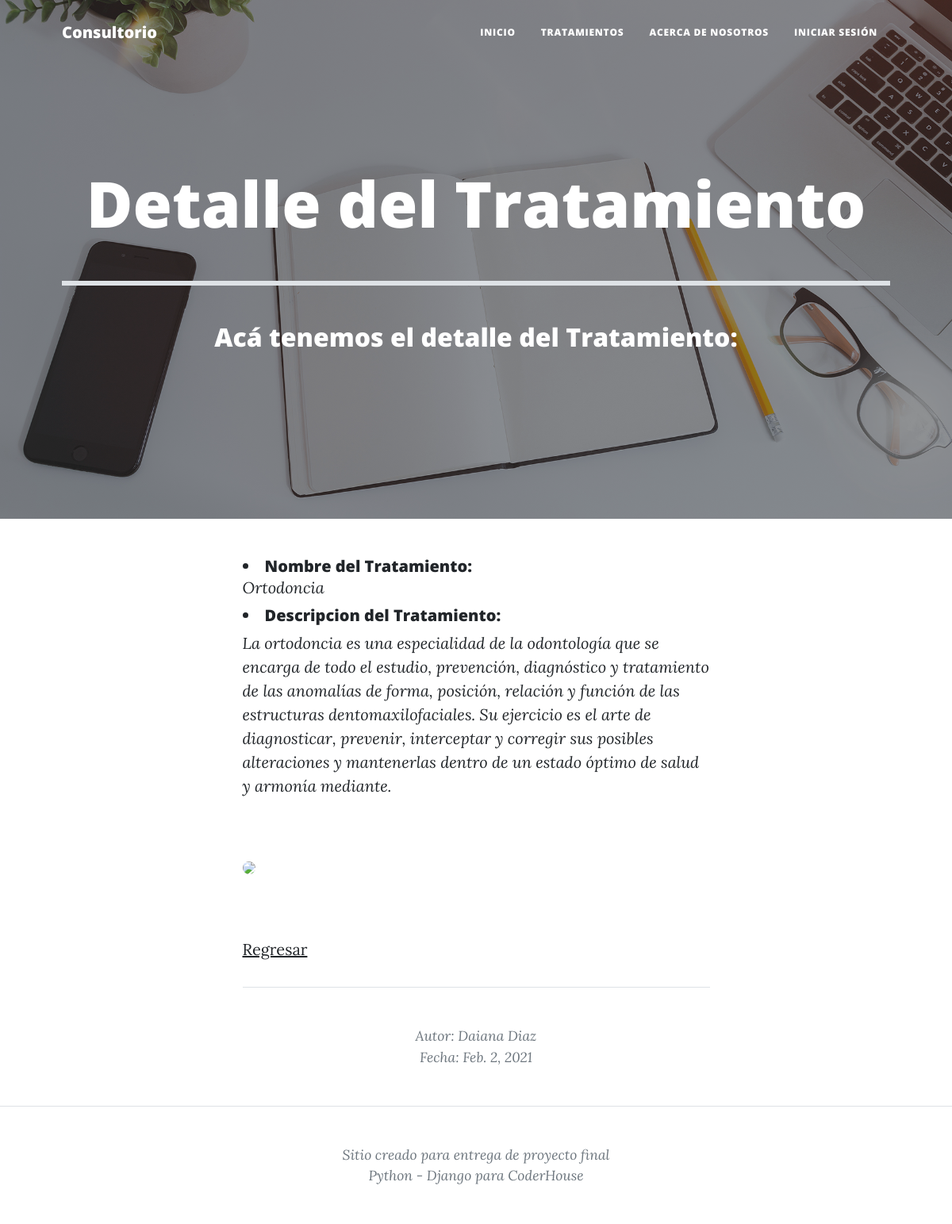
The app's page /pages/1 with its own data.
### paginas/models.py (models this page shows)
class TratamientoOdontologico(models.Model):
    tratamiento = models.CharField(max_length=40)
    contenido = models.CharField(max_length=400)
    autor = models.CharField(max_length=40)
    fecha = models.DateField()

### paginas/views.py (the view)
# urls.py: re_path(r'^(?P<pk>\d+)$', views.TratamientosOdontologicosDetalle.as_view(), name='detalleTratamientos'),
class TratamientosOdontologicosDetalle(DetailView):
    model = TratamientoOdontologico
    template_name = "paginas/detalleTratamientos.html"

### paginas/templates/paginas/detalleTratamientos.html (shortened to what this page needs)
{% extends "paginas/padre.html" %}
{% load static %}
        {% block titulo %}
            <h1 class="mb-1">Detalle del Tratamiento</h1>
            <br>
            <hr size="8px" color="black" />
            <br>
            <h2>Acá tenemos el detalle del Tratamiento:</h2>
        {% endblock %}
        {% block contenido %}
          <h5 class="my-0 py-0"><li>Nombre del Tratamiento:</li></h5>  <i> {{ tratamientoodontologico.tratamiento }}</i>
          <h5 class="my-2"><li>Descripcion del Tratamiento:</li></h5>  <i> {{ tratamientoodontologico.contenido }}</i></p>
          {% if tratamientoodontologico.tratamiento == "Ortodoncia" %}
          <div class="col-4">
            <img class="img-fluid rounded-circle py-5" src="https://www.teeth22.com/wp-content/uploads/2018/11/cuidar-los-dientes-durante-tratamiento-ortodoncia-1024x511.jpg" />
          </div>
          {% endif %}
          <p>
            <a href="{% url 'listaTratamientos' %}">Regresar</a>
          </p>
          <footer class="border-top">
            <div class="container px-4 px-lg-5">
                <div class="row gx-4 gx-lg-5 justify-content-center">
                    <div class="col-md-10 col-lg-8 col-xl-7">
                        <div class="small text-center text-muted fst-italic">Autor: {{ tratamientoodontologico.autor }} <br> Fecha: {{ tratamientoodontologico.fecha }}</div>
                    </div>
                </div>
            </div>
        </footer>
        {% endblock %}

### records on screen
TratamientoOdontologico: tratamiento "Ortodoncia", contenido "La ortodoncia es una especialidad de la odontología que se encarga de todo el estudio, prevención, diagnóstico y tratamiento de las anomalías de forma, posición, relación y función de las estructuras dentomaxilofaciales. Su ejercicio es el arte de diagnosticar, prevenir, interceptar y corregir sus posibles alteraciones y mantenerlas dentro de un estado óptimo de salud y armonía mediante.", autor "Daiana Diaz", fecha "Feb. 2, 2021"
